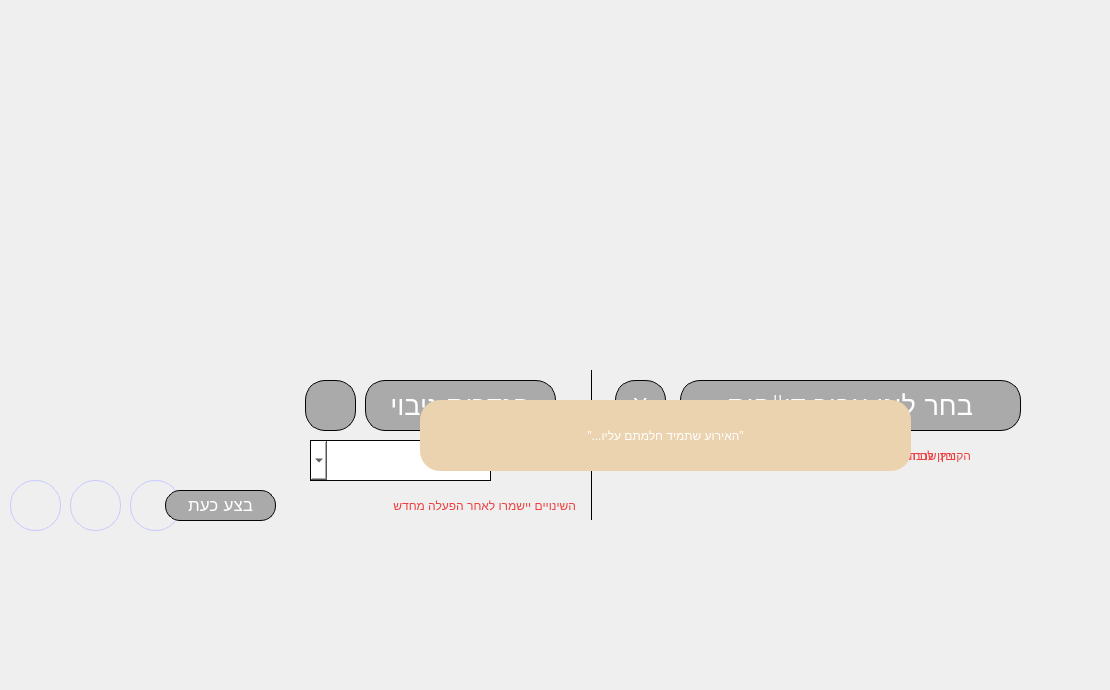
     <widget class="QWidget" name="home_page">
      <widget class="QLabel" name="GIF_label">
       <property name="geometry">
        <rect>
         <x>230</x>
         <y>-140</y>
         <width>871</width>
         <height>681</height>
        </rect>
       </property>
       <property name="cursor">
        <cursorShape>CrossCursor</cursorShape>
       </property>
       <property name="styleSheet">
        <string notr="true">border-image: url(:/icons/logo/FullsizeLOGO.png);</string>
       </property>
       <property name="text">
        <string/>
       </property>
       <property name="scaledContents">
        <bool>true</bool>
       </property>
       <property name="alignment">
        <set>Qt::AlignCenter</set>
       </property>
       <property name="textInteractionFlags">
        <set>Qt::NoTextInteraction</set>
       </property>
      </widget>
      <widget class="QPushButton" name="pauseGIF_btn">
       <property name="geometry">
        <rect>
         <x>70</x>
         <y>480</y>
         <width>51</width>
         <height>51</height>
        </rect>
       </property>
       <property name="styleSheet">
        <string notr="true">QPushButton {
	border: 1px solid #C9C9FF;
	image: url(:/icons/GIF/pause_btn.png);
	border-radius: 25px;
}

QPushButton:hover {
	border: 2px solid #32AE32;
	border-width: 2px;
}

QPushButton:pressed {
	border: 0px solid #32AE32;
}</string>
       </property>
       <property name="text">
        <string/>
       </property>
      </widget>
      <widget class="QPushButton" name="playGIF_btn">
       <property name="geometry">
        <rect>
         <x>10</x>
         <y>480</y>
         <width>51</width>
         <height>51</height>
        </rect>
       </property>
       <property name="styleSheet">
        <string notr="true">QPushButton {
	border: 1px solid #C9C9FF;
	image: url(:/icons/GIF/play_btn.png);
	border-radius: 25px;
}

QPushButton:hover {
	border: 2px solid #32AE32;
	border-width: 2px;
}

QPushButton:pressed {
	border: 0px solid #32AE32;
}</string>
       </property>
       <property name="text">
        <string/>
       </property>
      </widget>
      <widget class="QPushButton" name="nextGIF_btn">
       <property name="geometry">
        <rect>
         <x>130</x>
         <y>480</y>
         <width>51</width>
         <height>51</height>
        </rect>
       </property>
       <property name="styleSheet">
        <string notr="true">QPushButton {
	border: 1px solid #C9C9FF;
	
	image: url(:/gif/GIF/next_btn.png);
	border-radius: 25px;
}

QPushButton:hover {
	border: 2px solid #32AE32;
	border-width: 2px;
}

QPushButton:pressed {
	border: 0px solid #32AE32;
}</string>
       </property>
       <property name="text">
        <string/>
       </property>
      </widget>
      <widget class="QPushButton" name="logo_browse_btn">
       <property name="geometry">
        <rect>
         <x>680</x>
         <y>380</y>
         <width>341</width>
         <height>51</height>
        </rect>
       </property>
       <property name="font">
        <font>
         <family>Segoe UI Semilight</family>
         <pointsize>20</pointsize>
         <weight>7</weight>
         <italic>false</italic>
         <bold>false</bold>
        </font>
       </property>
       <property name="cursor">
        <cursorShape>PointingHandCursor</cursorShape>
       </property>
       <property name="mouseTracking">
        <bool>true</bool>
       </property>
       <property name="focusPolicy">
        <enum>Qt::ClickFocus</enum>
       </property>
       <property name="styleSheet">
        <string notr="true">QPushButton {
	background-color: rgb(170,170,170);	
	color: rgb(255, 255, 255);
	border: 1px solid #090206;
	font: 63 20pt &quot;Segoe UI Semilight&quot;;
	border-radius: 20px;
}

QPushButton:hover {
	background-color: rgb(133, 166, 177);
	font: 63 20pt &quot;Segoe UI Semibold&quot;;
}

QPushButton:pressed {
	background-color: rgb(133, 166, 177);
	font: 63 21pt &quot;Segoe UI Semibold&quot;;
}</string>
       </property>
       <property name="text">
        <string>בחר לוגו עבור דו&quot;חות</string>
       </property>
      </widget>
      <widget class="QLabel" name="logo_notunique_warning">
       <property name="geometry">
        <rect>
         <x>735</x>
         <y>440</y>
         <width>221</width>
         <height>31</height>
        </rect>
       </property>
       <property name="styleSheet">
        <string notr="true">font: 11pt &quot;Segoe UI Semibold&quot;;
color: rgb(239, 64, 64);</string>
       </property>
       <property name="text">
        <string>ניתן לבחור קובץ אחד בלבד</string>
       </property>
      </widget>
      <widget class="QLabel" name="logo_notphoto_warning">
       <property name="geometry">
        <rect>
         <x>730</x>
         <y>440</y>
         <width>241</width>
         <height>31</height>
        </rect>
       </property>
       <property name="styleSheet">
        <string notr="true">font: 11pt &quot;Segoe UI Semibold&quot;;
color: rgb(239, 64, 64);</string>
       </property>
       <property name="text">
        <string>הקובץ שנבחר אינו מסוג תמונה</string>
       </property>
      </widget>
      <widget class="QPushButton" name="reset_logo_btn">
       <property name="geometry">
        <rect>
         <x>615</x>
         <y>380</y>
         <width>51</width>
         <height>51</height>
        </rect>
       </property>
       <property name="font">
        <font>
         <family>Segoe UI Semilight</family>
         <pointsize>18</pointsize>
         <weight>7</weight>
         <italic>false</italic>
         <bold>false</bold>
        </font>
       </property>
       <property name="cursor">
        <cursorShape>PointingHandCursor</cursorShape>
       </property>
       <property name="mouseTracking">
        <bool>true</bool>
       </property>
       <property name="focusPolicy">
        <enum>Qt::ClickFocus</enum>
       </property>
       <property name="toolTip">
        <string>&lt;html&gt;&lt;head/&gt;&lt;body&gt;&lt;p align=&quot;center&quot;&gt;ללא לוגו&lt;/p&gt;&lt;/body&gt;&lt;/html&gt;</string>
       </property>
       <property name="whatsThis">
        <string>&lt;html&gt;&lt;head/&gt;&lt;body&gt;&lt;p align=&quot;center&quot;&gt;ללא לוגו&lt;/p&gt;&lt;/body&gt;&lt;/html&gt;</string>
       </property>
       <property name="styleSheet">
        <string notr="true">QPushButton {
	background-color: rgb(170,170,170);	
	color: rgb(255, 255, 255);
	border: 1px solid #090206;
	font: 63 18pt &quot;Segoe UI Semilight&quot;;
	border-radius: 20px;
}

QPushButton:hover {
	background-color: rgb(249,77,77);
	font: 63 22pt &quot;Segoe UI Semibold&quot;;
}

QPushButton:pressed {
	background-color: rgb(170,170,170);
	font: 63 22pt &quot;Segoe UI Semibold&quot;;
}</string>
       </property>
       <property name="text">
        <string>X</string>
       </property>
      </widget>
      <widget class="QPushButton" name="backup_Setup_btn">
       <property name="geometry">
        <rect>
         <x>365</x>
         <y>380</y>
         <width>191</width>
         <height>51</height>
        </rect>
       </property>
       <property name="font">
        <font>
         <family>Segoe UI Semilight</family>
         <pointsize>20</pointsize>
         <weight>7</weight>
         <italic>false</italic>
         <bold>false</bold>
        </font>
       </property>
       <property name="cursor">
        <cursorShape>PointingHandCursor</cursorShape>
       </property>
       <property name="mouseTracking">
        <bool>true</bool>
       </property>
       <property name="focusPolicy">
        <enum>Qt::ClickFocus</enum>
       </property>
       <property name="styleSheet">
        <string notr="true">QPushButton {
	background-color: rgb(170,170,170);	
	color: rgb(255, 255, 255);
	border: 1px solid #090206;
	font: 63 20pt &quot;Segoe UI Semilight&quot;;
	border-radius: 20px;
}

QPushButton:hover {
	background-color: rgb(133, 166, 177);
	font: 63 20pt &quot;Segoe UI Semibold&quot;;
}

QPushButton:pressed {
	background-color: rgb(133, 166, 177);
	font: 63 21pt &quot;Segoe UI Semibold&quot;;
}</string>
       </property>
       <property name="text">
        <string>הגדרות גיבוי</string>
       </property>
      </widget>
      <widget class="Line" name="line">
       <property name="windowModality">
        <enum>Qt::ApplicationModal</enum>
       </property>
       <property name="geometry">
        <rect>
         <x>590</x>
         <y>370</y>
         <width>3</width>
         <height>150</height>
        </rect>
       </property>
       <property name="frameShadow">
        <enum>QFrame::Plain</enum>
       </property>
       <property name="lineWidth">
        <number>1</number>
       </property>
       <property name="midLineWidth">
        <number>0</number>
       </property>
       <property name="orientation">
        <enum>Qt::Vertical</enum>
       </property>
      </widget>
      <widget class="QComboBox" name="backup_options_combobox">
       <property name="geometry">
        <rect>
         <x>310</x>
         <y>440</y>
         <width>181</width>
         <height>41</height>
        </rect>
       </property>
       <property name="sizePolicy">
        <sizepolicy hsizetype="Fixed" vsizetype="Fixed">
         <horstretch>0</horstretch>
         <verstretch>0</verstretch>
        </sizepolicy>
       </property>
       <property name="cursor">
        <cursorShape>PointingHandCursor</cursorShape>
       </property>
       <property name="toolTip">
        <string>&lt;html&gt;&lt;head/&gt;&lt;body&gt;&lt;p align=&quot;center&quot;&gt;בחר סוג אירוע&lt;/p&gt;&lt;/body&gt;&lt;/html&gt;</string>
       </property>
       <property name="whatsThis">
        <string notr="true">&lt;html&gt;&lt;head/&gt;&lt;body&gt;&lt;p align=&quot;center&quot;&gt;בחר סוג אירוע&lt;/p&gt;&lt;/body&gt;&lt;/html&gt;</string>
       </property>
       <property name="accessibleName">
        <string/>
       </property>
       <property name="layoutDirection">
        <enum>Qt::RightToLeft</enum>
       </property>
       <property name="styleSheet">
        <string notr="true">font: 12pt &quot;Segoe UI Semilight&quot;;
border: 1px solid #090206;
background-color: rgb(255,255,255);</string>
       </property>
       <property name="editable">
        <bool>true</bool>
       </property>
       <property name="currentText">
        <string/>
       </property>
       <property name="insertPolicy">
        <enum>QComboBox::InsertAtBottom</enum>
       </property>
       <property name="sizeAdjustPolicy">
        <enum>QComboBox::AdjustToContentsOnFirstShow</enum>
       </property>
       <property name="minimumContentsLength">
        <number>0</number>
       </property>
       <property name="placeholderText">
        <string>תדירות גיבוי</string>
       </property>
       <property name="duplicatesEnabled">
        <bool>false</bool>
       </property>
       <item>
        <property name="text">
         <string>אף פעם</string>
        </property>
       </item>
       <item>
        <property name="text">
         <string>כל 5 דקות</string>
        </property>
       </item>
       <item>
        <property name="text">
         <string>כל 15 דקות</string>
        </property>
       </item>
       <item>
        <property name="text">
         <string>כל 30 דקות</string>
        </property>
       </item>
       <item>
        <property name="text">
         <string>כל 60 דקות</string>
        </property>
       </item>
       <item>
        <property name="text">
         <string>בעת כניסה</string>
        </property>
       </item>
      </widget>
      <widget class="QPushButton" name="restore_backup_btn">
       <property name="geometry">
        <rect>
         <x>305</x>
         <y>380</y>
         <width>51</width>
         <height>51</height>
        </rect>
       </property>
       <property name="font">
        <font>
         <family>Segoe UI Semilight</family>
         <pointsize>20</pointsize>
         <weight>7</weight>
         <italic>false</italic>
         <bold>false</bold>
        </font>
       </property>
       <property name="cursor">
        <cursorShape>PointingHandCursor</cursorShape>
       </property>
       <property name="mouseTracking">
        <bool>true</bool>
       </property>
       <property name="focusPolicy">
        <enum>Qt::ClickFocus</enum>
       </property>
       <property name="toolTip">
        <string>&lt;html&gt;&lt;head/&gt;&lt;body&gt;&lt;p align=&quot;center&quot;&gt;שיחזור מהגיבוי האחרון&lt;/p&gt;&lt;/body&gt;&lt;/html&gt;</string>
       </property>
       <property name="whatsThis">
        <string>&lt;html&gt;&lt;head/&gt;&lt;body&gt;&lt;p align=&quot;center&quot;&gt;שיחזור מהגיבוי האחרון&lt;/p&gt;&lt;/body&gt;&lt;/html&gt;</string>
       </property>
       <property name="styleSheet">
        <string notr="true">QPushButton {
	image: url(:/icons/misc/restore_icon.png);
	background-color: rgb(170,170,170);	
	color: rgb(255, 255, 255);
	border: 1px solid #090206;
	font: 63 20pt &quot;Segoe UI Semilight&quot;;
	border-radius: 20px;
}

QPushButton:hover {
	background-color: rgb(133,177,144);
	font: 63 20pt &quot;Segoe UI Semibold&quot;;
}

QPushButton:pressed {
	background-color: rgb(170,170,170);
	font: 63 21pt &quot;Segoe UI Semibold&quot;;
}</string>
       </property>
       <property name="text">
        <string/>
       </property>
      </widget>
      <widget class="QLabel" name="backup_freq_label">
       <property name="geometry">
        <rect>
         <x>500</x>
         <y>440</y>
         <width>81</width>
         <height>41</height>
        </rect>
       </property>
       <property name="styleSheet">
        <string notr="true">font: 63 14pt &quot;Segoe UI Semibold&quot;;
color: rgb(0, 0, 0);
border-radius: 20px;

</string>
       </property>
       <property name="text">
        <string>תדירות:</string>
       </property>
      </widget>
      <widget class="QLabel" name="restart_backup_warning">
       <property name="geometry">
        <rect>
         <x>285</x>
         <y>490</y>
         <width>291</width>
         <height>31</height>
        </rect>
       </property>
       <property name="styleSheet">
        <string notr="true">font: 11pt &quot;Segoe UI Semibold&quot;;
color: rgb(239, 64, 64);</string>
       </property>
       <property name="text">
        <string>השינויים יישמרו לאחר הפעלה מחדש</string>
       </property>
      </widget>
      <widget class="QPushButton" name="restart_for_backup_btn">
       <property name="geometry">
        <rect>
         <x>165</x>
         <y>490</y>
         <width>111</width>
         <height>31</height>
        </rect>
       </property>
       <property name="font">
        <font>
         <family>Segoe UI Semilight</family>
         <pointsize>13</pointsize>
         <weight>7</weight>
         <italic>false</italic>
         <bold>false</bold>
        </font>
       </property>
       <property name="cursor">
        <cursorShape>PointingHandCursor</cursorShape>
       </property>
       <property name="mouseTracking">
        <bool>true</bool>
       </property>
       <property name="focusPolicy">
        <enum>Qt::ClickFocus</enum>
       </property>
       <property name="styleSheet">
        <string notr="true">QPushButton {
	background-color: rgb(170,170,170);	
	color: rgb(255, 255, 255);
	border: 1px solid #090206;
	font: 63 13pt &quot;Segoe UI Semilight&quot;;
	border-radius: 15px;
}

QPushButton:hover {
	background-color: rgb(133,177,144);
	font: 63 13pt &quot;Segoe UI Semilight&quot;;
}

QPushButton:pressed {
	background-color: rgb(170,170,170);
	font: 63 14pt &quot;Segoe UI Semibold&quot;;
}</string>
       </property>
       <property name="text">
        <string>בצע כעת</string>
       </property>
      </widget>
      <widget class="QLabel" name="quote_label">
       <property name="geometry">
        <rect>
         <x>420</x>
         <y>400</y>
         <width>491</width>
         <height>71</height>
        </rect>
       </property>
       <property name="cursor">
        <cursorShape>CrossCursor</cursorShape>
       </property>
       <property name="styleSheet">
        <string notr="true">color: rgb(255, 255, 255);
font: 63 20pt &quot;Segoe UI Semilight&quot;;
border-radius: 20px;
background-color: rgb(236, 211, 175);
</string>
       </property>
       <property name="frameShape">
        <enum>QFrame::NoFrame</enum>
       </property>
       <property name="lineWidth">
        <number>0</number>
       </property>
       <property name="text">
        <string>&quot;האירוע שתמיד חלמתם עליו...&quot;</string>
       </property>
       <property name="alignment">
        <set>Qt::AlignCenter</set>
       </property>
       <property name="margin">
        <number>0</number>
       </property>
      </widget>
     </widget>
